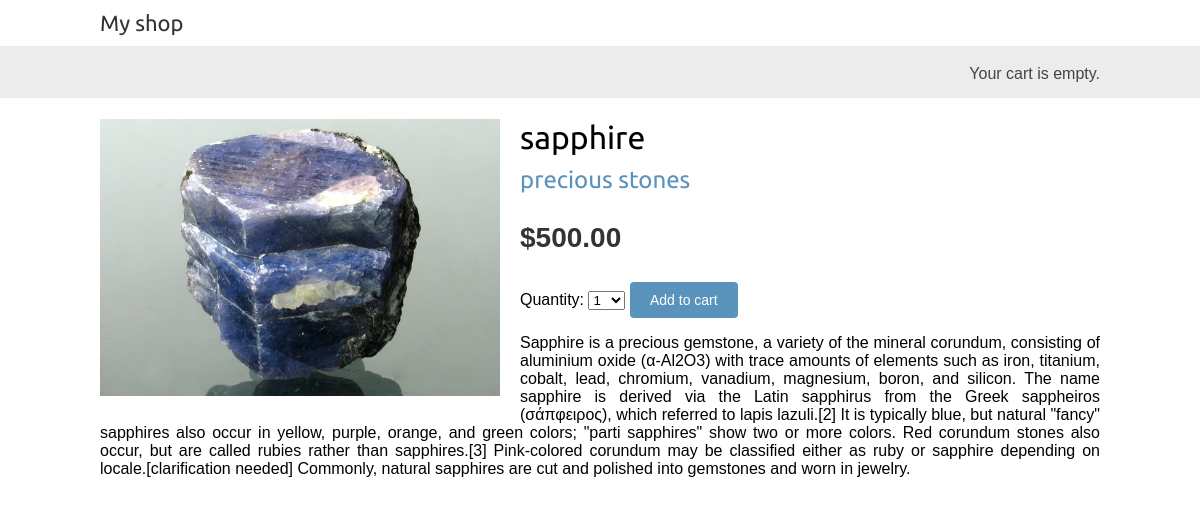
The app's page /en/4/sapphire/ with its own data.
### shop/models.py (models this page shows, shortened)
class Product(models.Model):
    category = models.ForeignKey(Category,
                                 related_name='products',
                                 on_delete=models.CASCADE)
    name = models.CharField(max_length=200)
    slug = models.SlugField(max_length=200)
    image = models.ImageField(upload_to='products/%Y/%m/%d',
                              blank=True)
    description = models.TextField(blank=True)
    price = models.DecimalField(max_digits=10,
                                decimal_places=2)
    available = models.BooleanField(default=True)
    created = models.DateTimeField(auto_now_add=True)
    updated = models.DateTimeField(auto_now=True)
    class Meta:
        ordering = ['name']
        indexes = [
            models.Index(fields=['id', 'slug']),
            models.Index(fields=['name']),
            models.Index(fields=['-created']),
        ]

class Category(models.Model):
    name = models.CharField(max_length=200)
    slug = models.SlugField(max_length=200,
                            unique=True)
    class Meta:
        ordering = ['name']
        indexes = [
            models.Index(fields=['name']),
        ]
        verbose_name = 'category'
        verbose_name_plural = 'categories'
    def __str__(self):
        return self.name
    def get_absolute_url(self):
        return reverse('shop:product_list_by_category',
                       args=[self.slug])

### shop/views.py (the view)
# urls.py: path('<int:id>/<slug:slug>/', views.product_detail,
def product_detail(request, id, slug):
    product = get_object_or_404(Product,
                                id=id,
                                slug=slug,
                                available=True)
    cart_product_form = CartAddProductForm()
    r = Recommender()
    recommended_products = r.suggest_products_for([product], 4)
    return render(request,
                  'shop/product/detail.html',
                  {'product': product,
                   'cart_product_form': cart_product_form,
                   'recommended_products': recommended_products})

### cart/forms.py
class CartAddProductForm(forms.Form):
    quantity = forms.TypedChoiceField(choices=PRODUCT_QUANTITY_CHOICES,
                                      coerce=int,
                                      label=_('Quantity'))
    override = forms.BooleanField(required=False,
                                  initial=False,
                                  widget=forms.HiddenInput)

### cart/cart.py (called while the page is built)
    def __len__(self):
        return sum(item['quantity'] for item in self.cart.values())

### cart/context_processors.py (called while the page is built)
def cart(request):
    return {'cart': Cart(request)}

### shop/recomender.py (called while the page is built, shortened)
    def get_product_key(self, id):
        return f'product:{id}:purchased_with'

    def suggest_products_for(self, products, max_results=6):
        product_ids = [p.id for p in products]
        if len(products) == 1:
            suggestions = r.zrange(
                self.get_product_key(product_ids[0]),
                0, -1, desc=True)[:max_results]
        suggested_products_ids = [int(id) for id in suggestions]
        suggested_products = list(
            Product.objects.filter(id__in=suggested_products_ids))
        suggested_products.sort(
            key=lambda x: suggested_products_ids.index(x.id))
        return suggested_products

### shop/templates/shop/product/detail.html (shortened to what this page needs)
{% extends "shop/base.html" %}
{% load i18n %}
{% load static %}
{% block content %}
  <div class="product-detail">
    <img src="{% if product.image %}{{ product.image.url }}{% else %}
    {% static "img/no_image.png" %}{% endif %}">
    <h1>{{ product.name }}</h1>
    <h2>
      <a href="{{ product.category.get_absolute_url }}">
        {{ product.category }}
      </a>
    </h2>
    <p class="price">${{ product.price }}</p>
    <form action="{% url "cart:cart_add" product.id %}" method="post">
      {{ cart_product_form }}
      <input type="submit" value="{% trans "Add to cart" %}">
    </form>
    {{ product.description|linebreaks }}
  </div>
{% endblock %}

### shop/static/css/base.css (style rules this page uses)
body { margin:0; padding:0; font-family:helvetica, sans-serif; }
h1, h2, h3, h4, h5 , h6 { font-family: 'Ubuntu', sans-serif; font-weight:normal; }
a { text-decoration:none; color:#5993bb; }
a.button, input[type="submit"] { color:#fff; background:#5993bb; border-radius:4px; padding:10px 20px; font-size:14px; border:0; }
.product-detail { text-align:justify; }
.product-detail .price { color:#333; font-size:28px; font-weight:bold; }
.product-detail img { width:40%; float:left; padding:0 20px 20px 0; }
.product-detail h1 { margin-bottom:0; }
.product-detail h2 { margin-top:10px; }

### records on screen
Product: image (picture), name "sapphire", category "precious stones", price "500.00", description "Sapphire is a precious gemstone, a variety of the mineral corundum, consisting of aluminium oxide (α-Al2O3) with trace amounts of elements such as iron, titanium, cobalt, lead, chromium, vanadium, magnesium, boron, and silicon. The name sapphire is derived via the Latin sapphirus from the Greek sappheiros (σάπφειρος), which referred to lapis lazuli.[2] It is typically blue, but natural \"fancy\" sapphires also occur in yellow, purple, orange, and green colors; \"parti sapphires\" show two or more colors. Red corundum stones also occur, but are called rubies rather than sapphires.[3] Pink-colored corundum may be classified either as ruby or sapphire depending on locale.[clarification needed]…"
